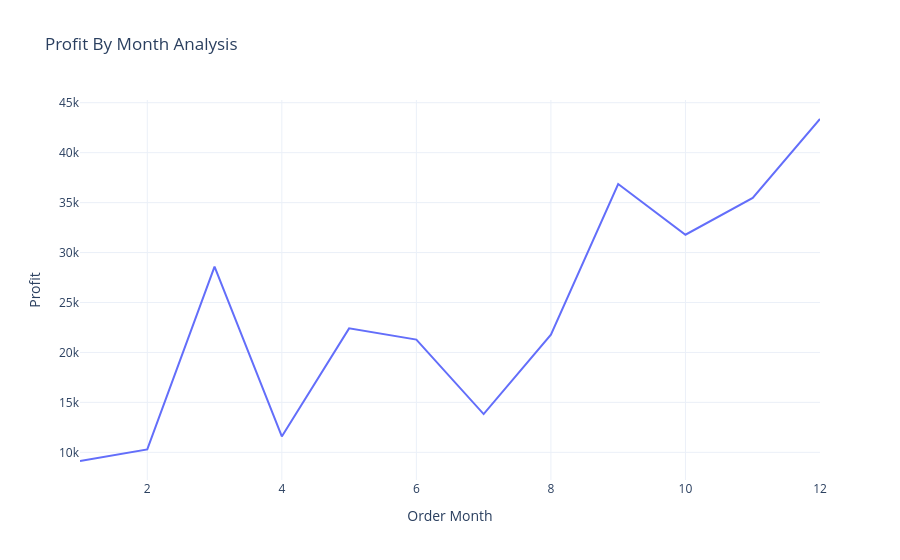

Notebook cell for this chart:
### Code cell
fig.show()

### Figure 1 — Plotly figure (JSON) as saved in the notebook; plotly's stock layout.template omitted (floating-point values rounded to 4 significant figures)
{"data": [{"hovertemplate": "Order Month=%{x}<br>Profit=%{y}<extra></extra>", "legendgroup": "", "line": {"color": "#636efa", "dash": "solid"}, "marker": {"symbol": "circle"}, "mode": "lines", "name": "", "orientation": "v", "showlegend": false, "type": "scatter", "x": [1, 2, 3, 4, 5, 6, 7, 8, 9, 10, 11, 12], "xaxis": "x", "y": [9134.0, 10290.0, 28590.0, 11590.0, 22410.0, 21290.0, 13830.0, 21780.0, 36860.0, 31780.0, 35470.0, 43370.0], "yaxis": "y"}], "layout": {"legend": {"tracegroupgap": 0}, "title": {"text": "Profit By Month Analysis"}, "xaxis": {"anchor": "y", "domain": [0, 1], "title": {"text": "Order Month"}}, "yaxis": {"anchor": "x", "domain": [0, 1], "title": {"text": "Profit"}}}}
